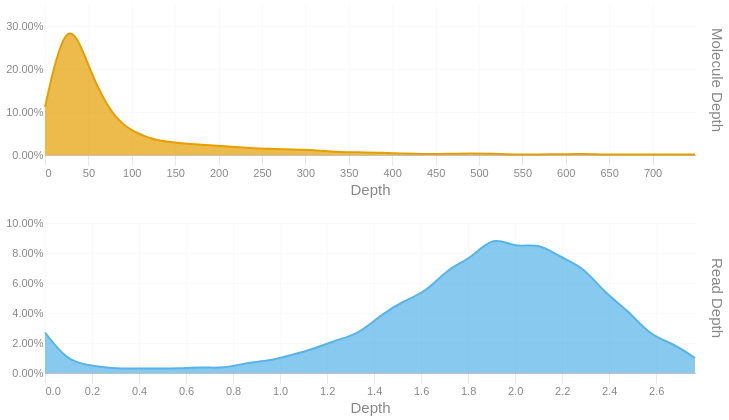

Here is the notebook cell this chart was saved with:
### Code cell
readdep = depth_hist(tb['Read Depth'], q99, 3)
readdep = readdep.with_columns(pl.lit('Read Depth').alias('Metric'))
if not SKIPLR:
    moldep = depth_hist(tb['Molecule Depth'], mol_q99, 1)
    moldep = moldep.with_columns(pl.lit('Molecule Depth').alias('Metric'))
    _hist = pl.concat([readdep, moldep])
    _hist = _hist.filter(pl.col('Proportion') != 0)
    with SafeRender(_hist):
        (
            alt.Chart(_hist)        
            .mark_area(interpolate = "basis")
            .encode(
                x=alt.X('Bin:Q').scale(domainMin=0).axis(alt.Axis(title='Depth')),
                y = alt.Y('Proportion:Q', title = None).axis(format = '.2%'),
                color = alt.Color('Metric:N').legend(None),
                row = alt.Row("Metric:N").header(title = None, labelOrient = 'right'),
                tooltip = [
                    alt.Tooltip("Metric:N", title = "Metric"),
                    alt.Tooltip('Interval:N', title = "Depth Interval"),
                    alt.Tooltip('Proportion:Q', title = "% Alignments").format('.2%')
                ]
            )
            .resolve_scale(x='independent', y='independent')
            .properties(
                height = 150, width = 650,
                usermeta={'embedOptions': {'downloadFileName': f'{samplename}.depth.hist'}}
            )
        ).display()
else:
    readdep = readdep.filter(pl.col('Proportion') != 0)
    with SafeRender(readdep):
        (
            alt.Chart(readdep)        
            .mark_area(interpolate = "basis")
            .encode(
                x=alt.X('Bin:Q').scale(domainMin=0).axis(alt.Axis(title='Depth')),
                y = alt.Y('Proportion:Q', title = None).axis(format = '.2%'),
                tooltip = [
                    alt.Tooltip('Interval:N', title = "Depth Interval"),
                    alt.Tooltip('Proportion:Q', title = "% Alignments").format('.2%')
                ]
            )
            .properties(
                usermeta={'embedOptions': {'downloadFileName': f'{samplename}.depth.hist'}}
            )
        ).display()

### Figure 1 — Vega-Lite specification as saved in the notebook (floating-point values rounded to 4 significant figures)
{"width": 650, "height": 150, "config": {"title": {"anchor": "start", "dy": -15, "fontSize": 18, "color": "#888888", "subtitleColor": "#888888", "subtitleFontSize": 14}, "arc": {"fill": "#0072B2"}, "axis": {"domainColor": "#888888", "domainWidth": 0.5, "gridWidth": 0.2, "grid": false, "titleFontWeight": 400, "titleFontSize": 15, "labelFontSize": 11, "labelColor": "#888888", "tickColor": "#888888", "tickWidth": 0.2, "titleColor": "#888888"}, "axisBand": {"grid": false}, "axisX": {"grid": true, "tickSize": 10, "domainCap": "round"}, "axisY": {"domain": false, "grid": true, "tickSize": 0, "domainCap": "round"}, "background": "transparent", "header": {"labelFontSize": 15, "labelColor": "#888888", "titleFontSize": 15, "titleFontWeight": 600, "titleColor": "#888888"}, "legend": {"labelFont": "sans-serif", "labelFontSize": 12, "labelColor": "#888888", "symbolSize": 100, "symbolType": "circle", "titleFontSize": 12, "titlePadding": 10, "titleColor": "#888888", "title": null}, "range": {"category": ["#E69F00", "#56B4E9", "#009E73", "#F0E442", "#0072B2", "#D55E00", "#CC79A7", "#000000"], "diverging": ["#cfe8f3", "#a2d4ec", "#73bfe2", "#46abdb", "#1696d2", "#12719e"]}, "area": {"fill": "#0072B2", "fillOpacity": 0.7, "line": true, "strokeOpacity": 0.7}, "line": {"color": "#0072B2", "stroke": "#0072B2", "strokeWidth": 2}, "trail": {"color": "#0072B2", "stroke": "#0072B2", "strokeWidth": 0, "size": 1}, "point": {"filled": true, "fillOpacity": 1.0, "size": 95}, "text": {"color": "#888888", "fontSize": 11, "align": "right", "fontWeight": 400, "size": 11}, "bar": {"fill": "#0072B2", "stroke": null}, "view": {"stroke": null, "continuousWidth": 660, "continuousHeight": 400}}, "data": {"name": "data-743907a41ec8e4cac34344eb439eeb5e"}, "mark": {"type": "area", "interpolate": "basis"}, "encoding": {"color": {"field": "Metric", "legend": null, "type": "nominal"}, "row": {"field": "Metric", "header": {"title": null, "labelOrient": "right"}, "type": "nominal"}, "tooltip": [{"field": "Metric", "title": "Metric", "type": "nominal"}, {"field": "Interval", "title": "Depth Interval", "type": "nominal"}, {"field": "Proportion", "format": ".2%", "title": "% Alignments", "type": "quantitative"}], "x": {"axis": {"title": "Depth"}, "field": "Bin", "scale": {"domainMin": 0}, "type": "quantitative"}, "y": {"axis": {"format": ".2%"}, "field": "Proportion", "title": null, "type": "quantitative"}}, "resolve": {"scale": {"x": "independent", "y": "independent"}}, "usermeta": {"embedOptions": {"downloadFileName": "S6_Waccamaw_1687.depth.hist"}}, "$schema": "https://vega.github.io/schema/vega-lite/v6.1.0.json", "datasets": {"data-743907a41ec8e4cac34344eb439eeb5e": [{"Bin": 0.0, "Interval": "0.0-0.095", "Proportion": 0.027, "Metric": "Read Depth"}, {"Bin": 0.095, "Interval": "0.095-0.191", "Proportion": 0.008, "Metric": "Read Depth"}, {"Bin": 0.191, "Interval": "0.191-0.286", "Proportion": 0.005, "Metric": "Read Depth"}, {"Bin": 0.286, "Interval": "0.286-0.381", "Proportion": 0.003, "Metric": "Read Depth"}, {"Bin": 0.381, "Interval": "0.381-0.477", "Proportion": 0.003, "Metric": "Read Depth"}, {"Bin": 0.477, "Interval": "0.477-0.572", "Proportion": 0.003, "Metric": "Read Depth"}, {"Bin": 0.572, "Interval": "0.572-0.667", "Proportion": 0.003, "Metric": "Read Depth"}, {"Bin": 0.667, "Interval": "0.667-0.763", "Proportion": 0.004, "Metric": "Read Depth"}, {"Bin": 0.763, "Interval": "0.763-0.858", "Proportion": 0.003, "Metric": "Read Depth"}, {"Bin": 0.858, "Interval": "0.858-0.953", "Proportion": 0.007, "Metric": "Read Depth"}, {"Bin": 0.953, "Interval": "0.953-1.049", "Proportion": 0.008, "Metric": "Read Depth"}, {"Bin": 1.049, "Interval": "1.049-1.144", "Proportion": 0.012, "Metric": "Read Depth"}, {"Bin": 1.144, "Interval": "1.144-1.239", "Proportion": 0.016, "Metric": "Read Depth"}, {"Bin": 1.239, "Interval": "1.239-1.335", "Proportion": 0.022, "Metric": "Read Depth"}, {"Bin": 1.335, "Interval": "1.335-1.43", "Proportion": 0.026, "Metric": "Read Depth"}, {"Bin": 1.43, "Interval": "1.43-1.525", "Proportion": 0.039, "Metric": "Read Depth"}, {"Bin": 1.525, "Interval": "1.525-1.621", "Proportion": 0.048, "Metric": "Read Depth"}, {"Bin": 1.621, "Interval": "1.621-1.716", "Proportion": 0.054, "Metric": "Read Depth"}, {"Bin": 1.716, "Interval": "1.716-1.811", "Proportion": 0.07, "Metric": "Read Depth"}, {"Bin": 1.811, "Interval": "1.811-1.907", "Proportion": 0.076, "Metric": "Read Depth"}, {"Bin": 1.907, "Interval": "1.907-2.002", "Proportion": 0.092, "Metric": "Read Depth"}, {"Bin": 2.002, "Interval": "2.002-2.097", "Proportion": 0.083, "Metric": "Read Depth"}, {"Bin": 2.097, "Interval": "2.097-2.193", "Proportion": 0.087, "Metric": "Read Depth"}, {"Bin": 2.193, "Interval": "2.193-2.288", "Proportion": 0.077, "Metric": "Read Depth"}, {"Bin": 2.288, "Interval": "2.288-2.383", "Proportion": 0.071, "Metric": "Read Depth"}, {"Bin": 2.383, "Interval": "2.383-2.479", "Proportion": 0.053, "Metric": "Read Depth"}, {"Bin": 2.479, "Interval": "2.479-2.574", "Proportion": 0.042, "Metric": "Read Depth"}, {"Bin": 2.574, "Interval": "2.574-2.669", "Proportion": 0.025, "Metric": "Read Depth"}, {"Bin": 2.669, "Interval": "2.669-2.765", "Proportion": 0.02, "Metric": "Read Depth"}, {"Bin": 2.765, "Interval": "2.765-2.86", "Proportion": 0.01, "Metric": "Read Depth"}, {"Bin": 0.0, "Interval": "0.0-25.8", "Proportion": 0.112, "Metric": "Molecule Depth"}, {"Bin": 25.8, "Interval": "25.8-51.6", "Proportion": 0.345, "Metric": "Molecule Depth"}, {"Bin": 51.6, "Interval": "51.6-77.5", "Proportion": 0.195, "Metric": "Molecule Depth"}, {"Bin": 77.5, "Interval": "77.5-103.3", "Proportion": 0.089, "Metric": "Molecule Depth"}, {"Bin": 103.3, "Interval": "103.3-129.1", "Proportion": 0.051, "Metric": "Molecule Depth"}, {"Bin": 129.1, "Interval": "129.1-154.9", "Proportion": 0.033, "Metric": "Molecule Depth"}, {"Bin": 154.9, "Interval": "154.9-180.8", "Proportion": 0.028, "Metric": "Molecule Depth"}, {"Bin": 180.8, "Interval": "180.8-206.6", "Proportion": 0.024, "Metric": "Molecule Depth"}, {"Bin": 206.6, "Interval": "206.6-232.4", "Proportion": 0.02, "Metric": "Molecule Depth"}, {"Bin": 232.4, "Interval": "232.4-258.2", "Proportion": 0.017, "Metric": "Molecule Depth"}, {"Bin": 258.2, "Interval": "258.2-284.1", "Proportion": 0.014, "Metric": "Molecule Depth"}, {"Bin": 284.1, "Interval": "284.1-309.9", "Proportion": 0.013, "Metric": "Molecule Depth"}, {"Bin": 309.9, "Interval": "309.9-335.7", "Proportion": 0.012, "Metric": "Molecule Depth"}, {"Bin": 335.7, "Interval": "335.7-361.5", "Proportion": 0.007, "Metric": "Molecule Depth"}, {"Bin": 361.5, "Interval": "361.5-387.4", "Proportion": 0.006, "Metric": "Molecule Depth"}, {"Bin": 387.4, "Interval": "387.4-413.2", "Proportion": 0.006, "Metric": "Molecule Depth"}, {"Bin": 413.2, "Interval": "413.2-439.0", "Proportion": 0.003, "Metric": "Molecule Depth"}, {"Bin": 439.0, "Interval": "439.0-464.8", "Proportion": 0.002, "Metric": "Molecule Depth"}, {"Bin": 464.8, "Interval": "464.8-490.7", "Proportion": 0.003, "Metric": "Molecule Depth"}, {"Bin": 490.7, "Interval": "490.7-516.5", "Proportion": 0.004, "Metric": "Molecule Depth"}, {"Bin": 516.5, "Interval": "516.5-542.3", "Proportion": 0.003, "Metric": "Molecule Depth"}, {"Bin": 542.3, "Interval": "542.3-568.1", "Proportion": 0.001, "Metric": "Molecule Depth"}, {"Bin": 568.1, "Interval": "568.1-594.0", "Proportion": 0.001, "Metric": "Molecule Depth"}, {"Bin": 594.0, "Interval": "594.0-619.8", "Proportion": 0.002, "Metric": "Molecule Depth"}, {"Bin": 619.8, "Interval": "619.8-645.6", "Proportion": 0.003, "Metric": "Molecule Depth"}, {"Bin": 645.6, "Interval": "645.6-671.4", "Proportion": 0.001, "Metric": "Molecule Depth"}, {"Bin": 671.4, "Interval": "671.4-697.3", "Proportion": 0.001, "Metric": "Molecule Depth"}, {"Bin": 697.3, "Interval": "697.3-723.1", "Proportion": 0.001, "Metric": "Molecule Depth"}, {"Bin": 723.1, "Interval": "723.1-748.9", "Proportion": 0.001, "Metric": "Molecule Depth"}, {"Bin": 748.9, "Interval": "748.9-774.73", "Proportion": 0.001, "Metric": "Molecule Depth"}]}}
